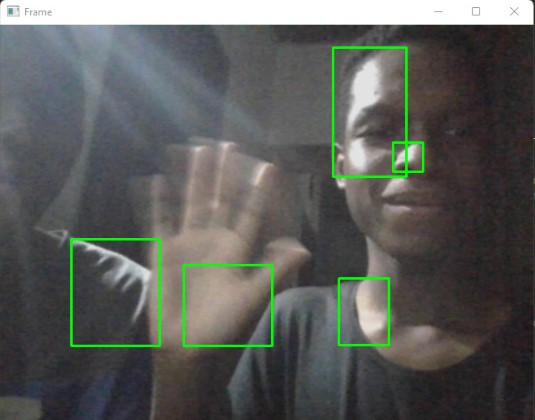
#> input picture PDSI - Processamento Digital de Sinal e Imagens/Projetos/Detecao de movimento em tempo real/2. Iluminacao Artificial.jpg, 535 x 420 px, given in place of the camera
$ python Muiltidao.py
#> lines starting #> are read from the running program, lines starting #| are printed output that depends on the picture; after the words box and inside, x2 and y2 are one past the last pixel; in counts of white or black regions, pixels touching at a corner belong together
import cv2

# Carregar o modelo pré-treinado para detecção de pessoas
detecao = cv2.HOGDescriptor()
detecao.setSVMDetector(cv2.HOGDescriptor_getDefaultPeopleDetector())

# Inicializar a captura de vídeo
captar = cv2.VideoCapture(0)  # Para captura de câmera
#captar = cv2.VideoCapture()  # Para arquivo de vídeo

if not captar.isOpened():
    print("Erro ao abrir a câmera ou vídeo.")
    exit()

# Inicializar o detector de movimento
detector_de_Movimentos = cv2.createBackgroundSubtractorMOG2()

# Loop principal
while True:
    ret, frame = captar.read()
#> frame is the input picture: shape (420, 535, 3); mean B, G, R 90.1, 93.5, 91.6
    if not ret:
        break

    # Detectar pessoas no frame
    (rects, _) = detecao.detectMultiScale(frame, winStride=(4, 4), padding=(8, 8), scale=1.05)
#> rects = ()

    # Desenhar retângulos ao redor das pessoas detectadas
    for (x, y, w, h) in rects:
        cv2.rectangle(frame, (x, y), (x + w, y + h), (0, 255, 0), 2)
#> this loop made 0 passes

    # Detectar movimento no frame
    fgmask = detector_de_Movimentos.apply(frame)
#> fgmask: shape (420, 535); every value is 127

    # Encontrar contornos de áreas de movimento
    contornos, _ = cv2.findContours(fgmask, cv2.RETR_EXTERNAL, cv2.CHAIN_APPROX_SIMPLE)
#> contornos = [[[0, 0], [0, 419], [534, 419], [534, 0]]]

    # Desenhar retângulos ao redor das áreas de movimento
    for contorno in contornos:
        if cv2.contourArea(contorno) > 700:  # Ajuste o limite conforme necessário
            (x, y, w, h) = cv2.boundingRect(contorno)
            cv2.rectangle(frame, (x, y), (x + w, y + h), (0, 0, 255), 2)
#> this loop made 1 pass
#> (contorno, x, y, w, h) on pass 1: ([[0, 0], [0, 419], [534, 419], [534, 0]], 0, 0, 535, 420)
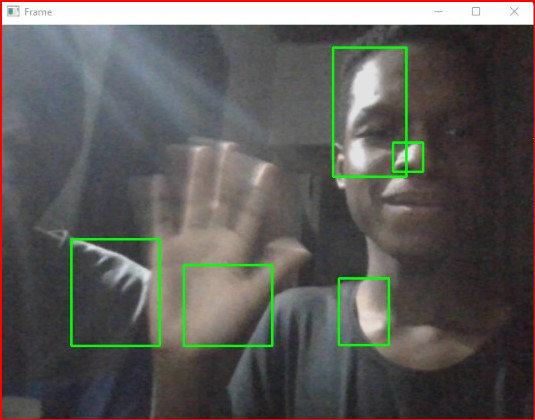
#> frame: shape (420, 535, 3); 1.27% of pixels changed, all inside (x1, y1, x2, y2) = (0, 0, 535, 420)

    # Mostrar o frame com as detecções
    cv2.imshow('Analise de comportamento em Multidoes', frame)

    # Parar o programa se a tecla 's' for pressionada
    if cv2.waitKey(1) & 0xFF == ord('s'):
#> (key Esc is pressed here)
        break

# Liberar recursos
captar.release()
cv2.destroyAllWindows()
